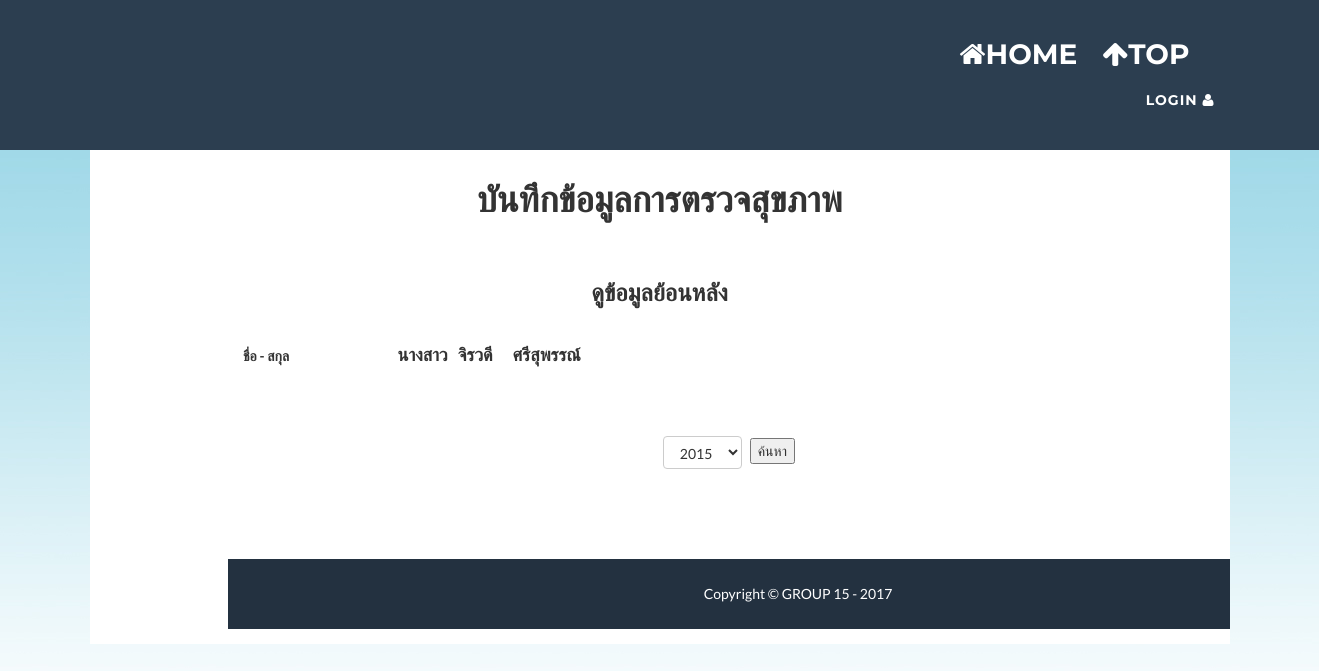
The app's page /adddata-old-case-view.php?id=1120911201921 with its own data.
### tables this page shows
CREATE TABLE `person` (
  `Citizen_ID` varchar(13) NOT NULL,
  `Title` varchar(7) NOT NULL,
  `Fname` varchar(50) NOT NULL,
  `Lname` varchar(50) NOT NULL,
  `Birth_date` date NOT NULL,
  `Tel` varchar(10) NOT NULL,
  `Education` int(5) NOT NULL,
  `Job` int(5) NOT NULL,
  `Salary` int(5) NOT NULL,
  `RWO` varchar(10) NOT NULL,
  `Hid` varchar(11) NOT NULL
);

### adddata-old-case-view.php (the view, shortened to what this page needs)
<?php include "head.php" ?>
<?php include "connection.php" ?>
<?php
    $id = $_GET['id'];
?>
<?php
                $sql = "SELECT Title,Fname,Lname,  Year(CURRENT_DATE)-Year(Birth_date) AS Age FROM person WHERE Citizen_ID = '$id'";
                $result = mysqli_query($con,$sql);
                while($row = mysqli_fetch_array($result)){
                    $title = $row["Title"];
                    $fname = $row["Fname"];
                    $lname = $row["Lname"];
                }
            ?>
<div>
  <div class="container" style="background:white" >
    <div class="row">
      <div class="col-lg-12">
        <div style="width:100%" >
          <div align="center" style="padding-top:10px;padding-bottom:20px"><h1>บันทึกข้อมูลการตรวจสุขภาพ</h1></div>
          <div align="center" style="padding-top:10px;padding-bottom:20px"><h3>ดูข้อมูลย้อนหลัง</h3></div>
          <div class="form-check form-group row" style="margin-left:10%">
            <label class="col-2 col-form-label">ชื่อ - สกุล</label>
            <label class="form-check-label">
                  <h4><label style="padding-right:10px"><?php
                        echo $title;
                      ?>
                      </label><label style="padding-right:20px">
                      <?php
                        echo $fname;
                      ?>
                      </label><label>
                      <?php
                        echo $lname;
                      ?></label></h4>
                </label>
          </div>
          <div class="form-check form-group row" style="margin-left:10%">
                    <form name="from" method="POST" action="adddata-old-case-view.php?id=<?php echo $id?>">
<br><br>
<center><select name="type" class="btn btn-default">
<?php
  $sql = "SELECT years FROM health_info WHERE Hcid = '$id'";
  $res = mysqli_query($con,$sql);
  while($row = mysqli_fetch_array($res)){
    echo "<option value='$row[years]' style='background-color: #F2A4F2;color: #000000'>$row[years]</option>";
  }
?>
</select>
  <input type="submit" name="a" value="ค้นหา"></center>
  </form>
<?php
echo "<br><br>";
?>
<?php include "foot.php" ?>

### records on screen
person: Title "นางสาว", Fname "จิรวดี", Lname "ศรีสุพรรณ์"

### other values on screen
form field type "2015"
